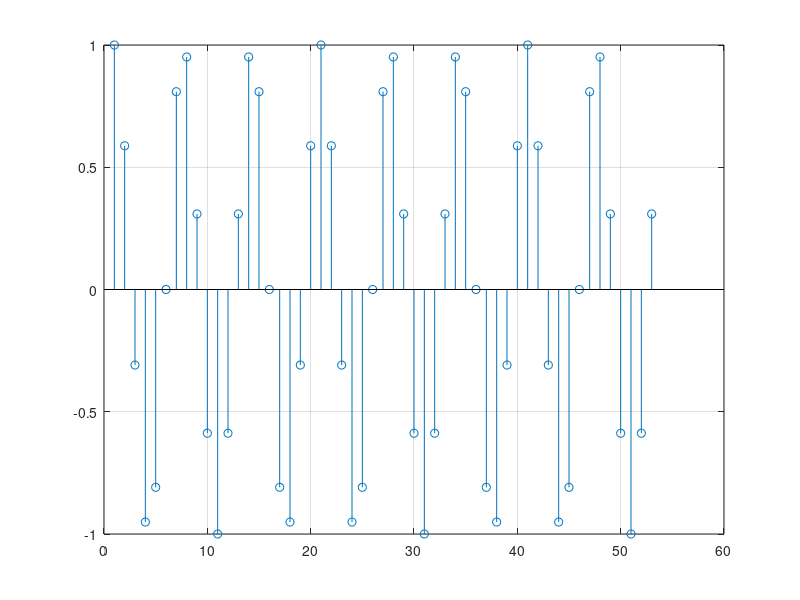
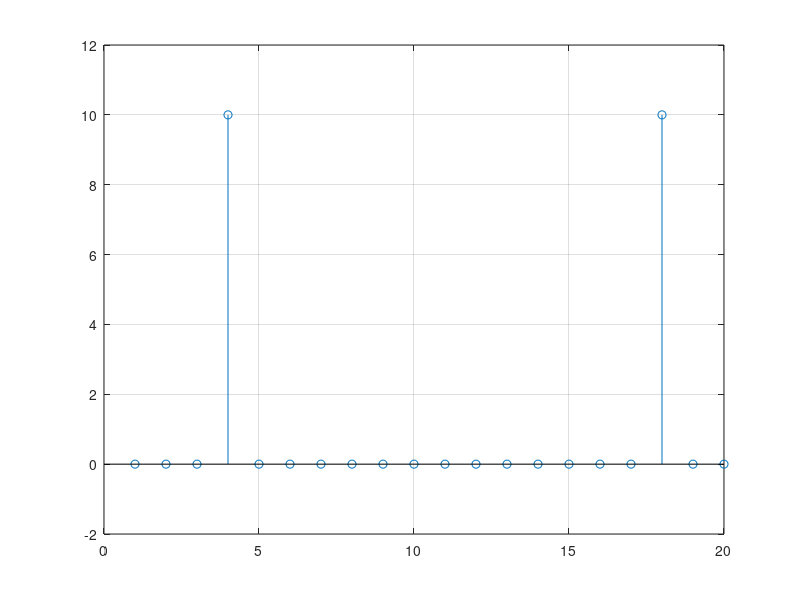
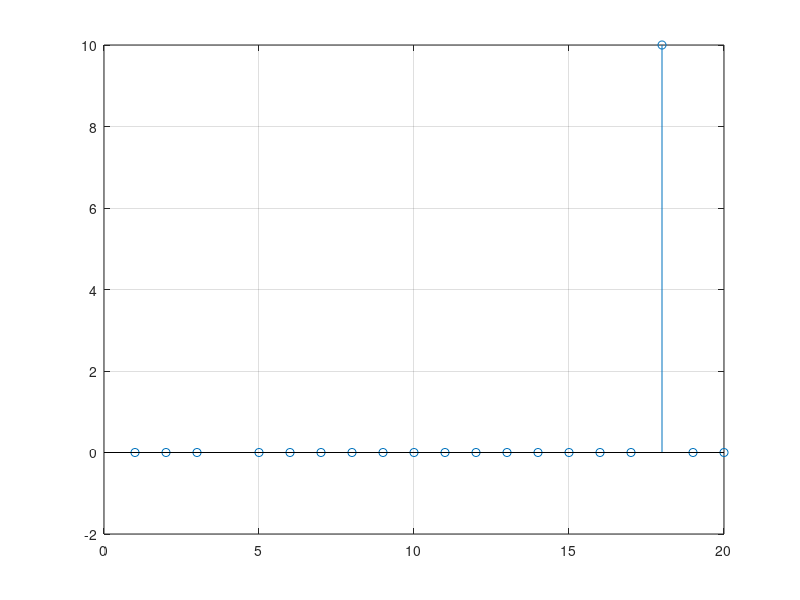
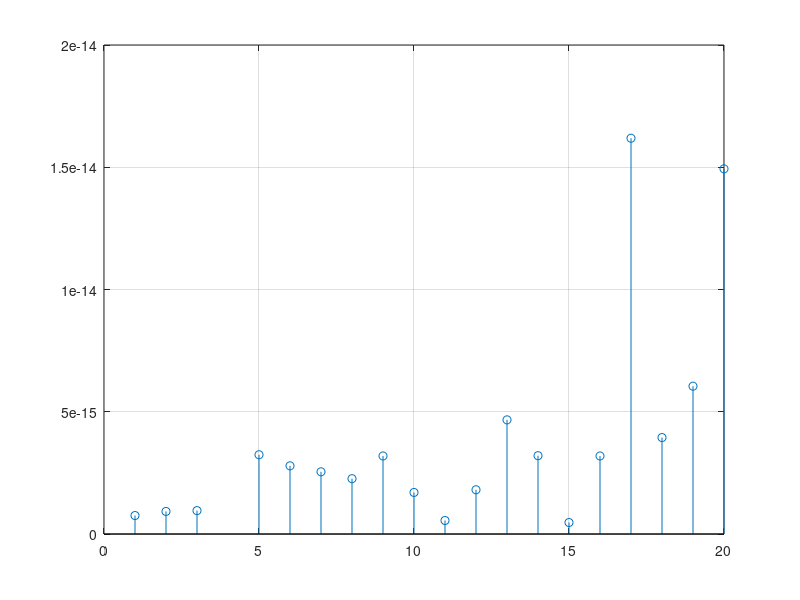

These charts were generated, in order, by the following MATLAB code: (Note: this script raises an error after producing the figures.)
%% Teoria de Senyal: Pràctica 2 de laboratori:
%% Damià Casas & Pau Manyer

%% Estudi Previ:
clear all;
clc
close all;
% 2.6)
k0=3; N=20;
Omega=2*pi*(k0/N);

f=@(n) [cos(Omega*n)];
y=f([0:52]);

v=fft(y,N);

figure(1)
stem(y)
grid on

for k=0:N-1
    a=(1-exp(1i*2*pi*(k0-k)))/(1-exp(1i*2*(pi/N)*(k0-k)));
    b=(1-exp(-1i*2*pi*(k0+k)))/(1-exp(-1i*2*(pi/N)*(k0+k)));
    XN(k+1)=0.5*(a+b);
end

figure(2)
stem(v)
grid on
figure(3)
stem(XN)
grid on

error=abs(v-XN);
figure(4)
stem(error)
grid on

%%

clear all
clc

h=randn(1,1e3);
x=randn(1,1e7);
N=2.^[10:20];


%stem(y1);

y1=conv(x,h);
y2=process(x,h,N(3));

 error = abs(y1-y2);
 max(error)




%%

% Si X es una matriz, fft(X) trata las columnas de X como vectores y
% devuelve la transformada de Fourier de cada columna. Tornarà la FFT de
% tants punts com hi hagin a les columnes.

% If Y is a matrix, then ifft(Y) returns the inverse transform of each column of the matrix.

function yb=cc(xb,H) %Convolucio del bloc N=Lh+Lx-1
N=length(H);
Lx=length(xb);
xb=[xb zeros(1,N-Lx)];
X=fft(xb,N);
Y=X.*H;
yb=ifft(Y,N);
end

function y=process(x,h,N)
% INPUT: N: COM A MINIM HA DE SER length(x)+length(h)-1
L=length(h);
Lx=length(x);
M=N-L+1;  % Mmax
h=[h zeros(1,N-L)];
H=fft(h,N);  %llargada L+M-1

P=ceil(Lx/M);
longY = L+Lx-1;
y=zeros(1,longY);
for r=1:P-2 %Per cada bloc
    xi=[x([(r-1)*M+1:r*M])];
    yb=cc(xi,H); % cc ja s'encarregara de posar 0s al bloc i fer la convolucio
    A=(r-1)*M;
    
    temp = y([A+1:A+length(yb)]); %TODO: optimitzar per no calcular length
    temp = temp + yb;
    y([A+1:A+length(yb)]) = temp;
    disp(r)
end
xi=x([(P-1)*M+1:end]);
yb=cc(xi,H);  %llargada N
temp = y([(P-1)*M+1:end]);
temp = temp + yb(1:length(temp));
y([(P-1)*M+1:end]) = temp;
end






